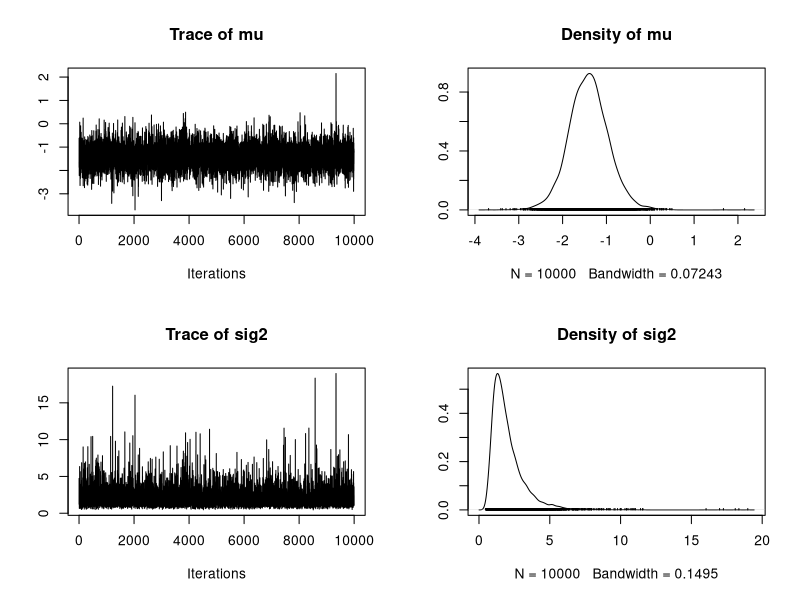
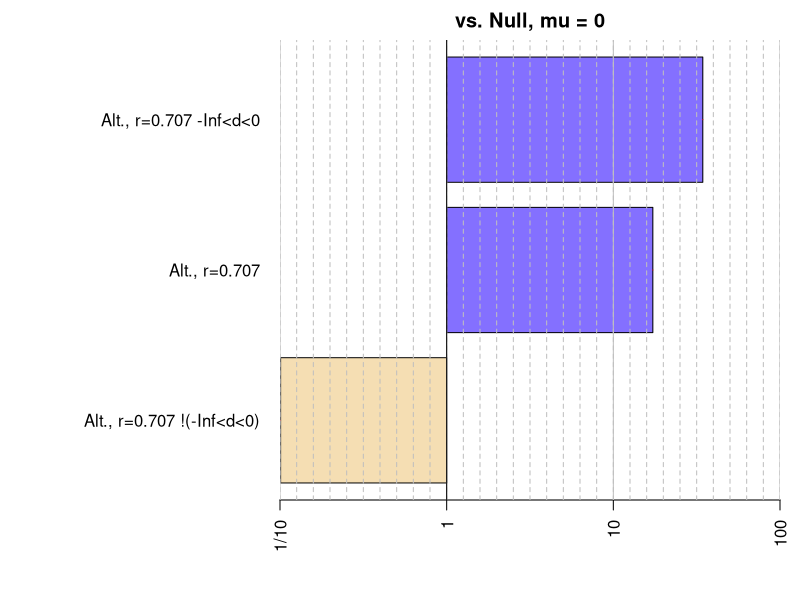
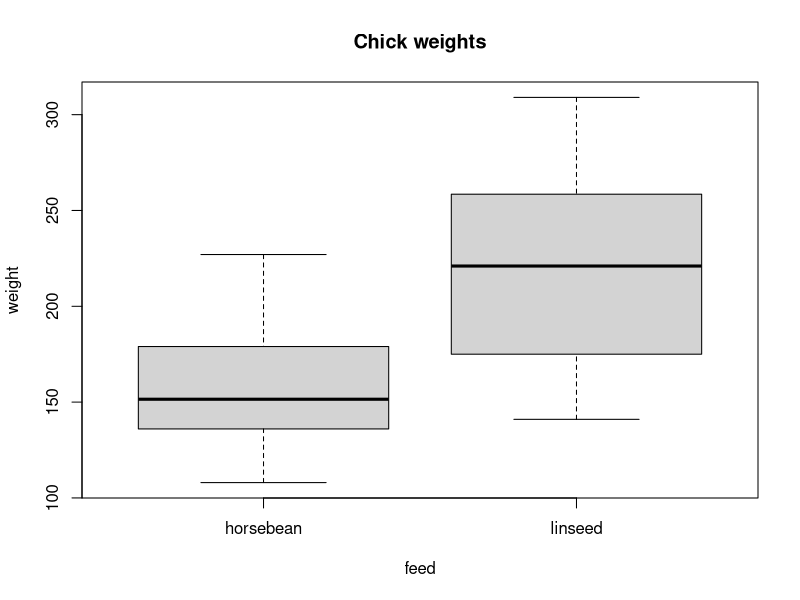
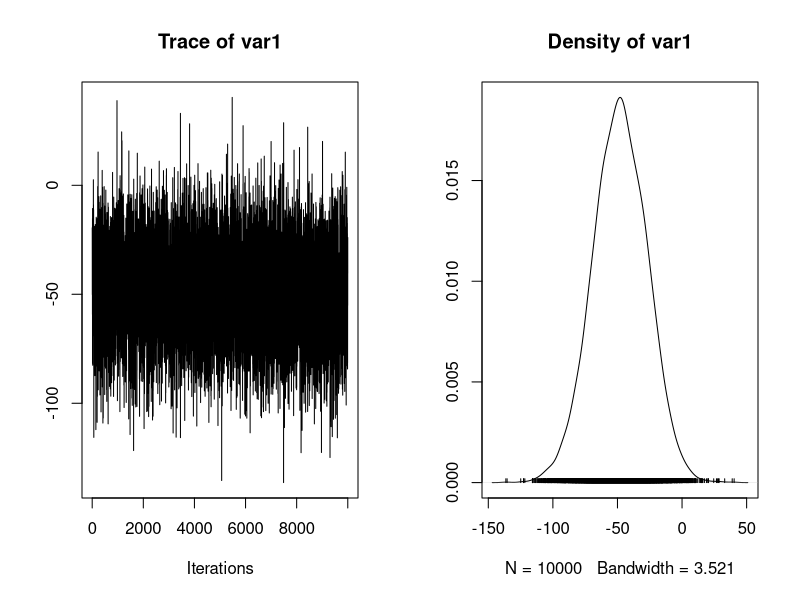
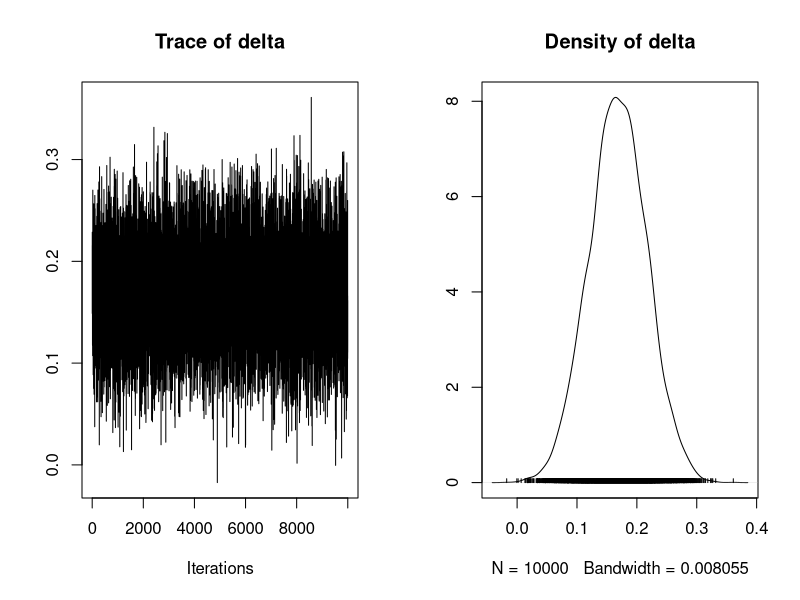
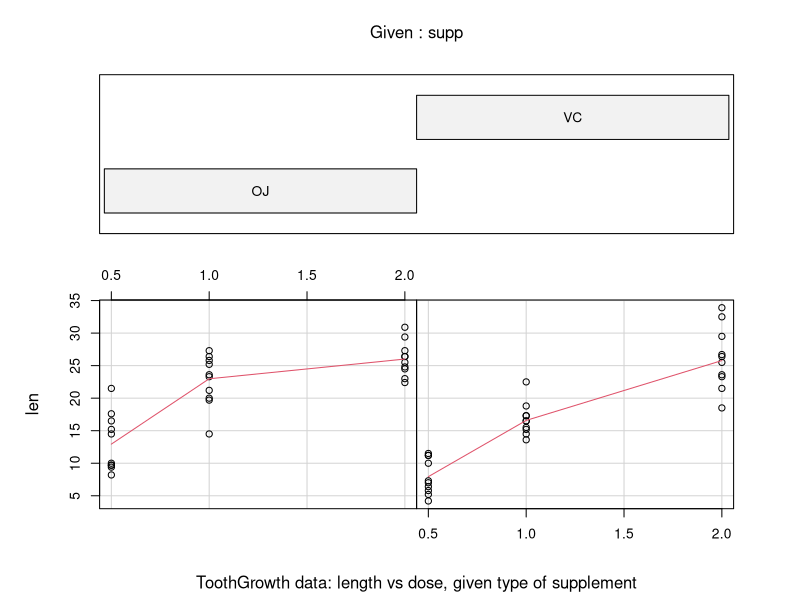
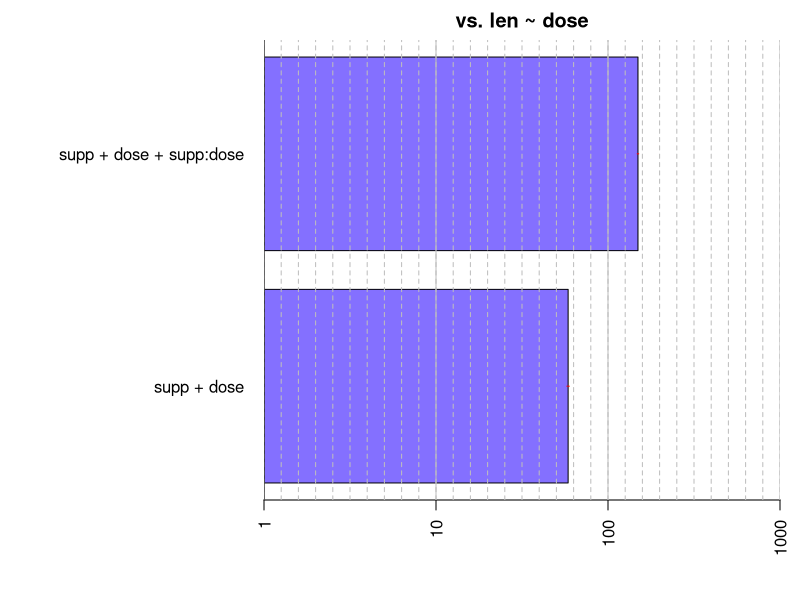
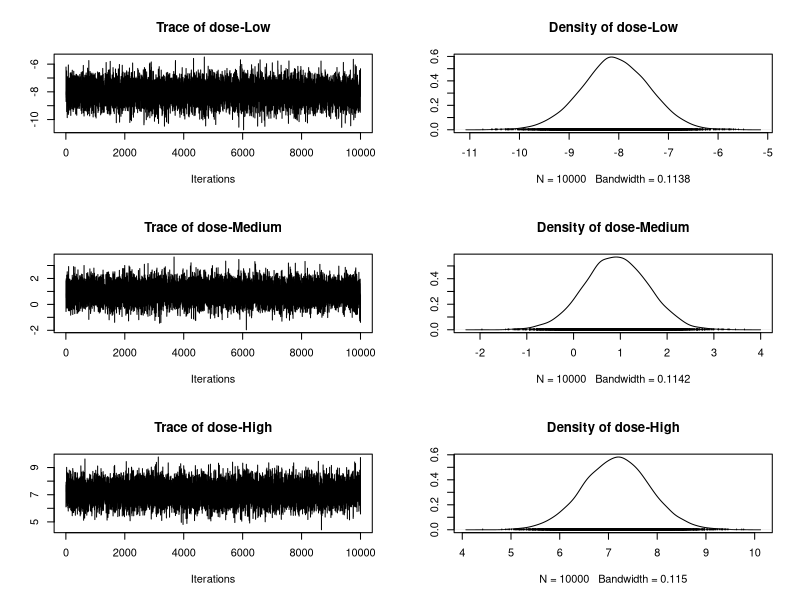

Generate these figures, in order, with R:
## ----echo=FALSE,message=FALSE,results='hide'----------------------------------
options(markdown.HTML.stylesheet = 'extra/manual.css')
library(knitr)
opts_chunk$set(dpi = 200, out.width = "67%") 
options(digits=3)
require(graphics)
set.seed(2)

## ----message=FALSE------------------------------------------------------------
library(BayesFactor)

## ----echo=FALSE,message=FALSE,results='hide'----------------------------------
options(BFprogress = FALSE)
bfversion = BFInfo()
session = sessionInfo()[[1]]
rversion = paste(session$version.string," on ",session$platform,sep="")

## ----onesampdata--------------------------------------------------------------
data(sleep)

## Compute difference scores
diffScores = sleep$extra[1:10] - sleep$extra[11:20]

## Traditional two-tailed t test
t.test(diffScores)

## ----onesampt-----------------------------------------------------------------
bf = ttestBF(x = diffScores)
## Equivalently:
## bf = ttestBF(x = sleep$extra[1:10],y=sleep$extra[11:20], paired=TRUE)
bf

## ----recip--------------------------------------------------------------------
1 / bf

## ----tsamp--------------------------------------------------------------------
chains = posterior(bf, iterations = 1000)
summary(chains)

## ----tsamplplot,fig.width=10,fig.cap=''---------------------------------------
chains2 = recompute(chains, iterations = 10000)
plot(chains2[,1:2])

## ----onesamptinterval---------------------------------------------------------
bfInterval = ttestBF(x = diffScores, nullInterval=c(-Inf,0))
bfInterval

## ----onesampledivide----------------------------------------------------------
bfInterval[1] / bfInterval[2]

## ----onesampcat---------------------------------------------------------------
allbf = c(bf, bfInterval)
allbf

## ----plotonesamp,fig.width=10,fig.height=5,fig.cap=''-------------------------
plot(allbf)

## ----onesamplist--------------------------------------------------------------
bfmat = allbf / allbf
bfmat

## ----onesamplist2-------------------------------------------------------------
bfmat[,2]
bfmat[1,]

## ----onesamplist3-------------------------------------------------------------
bfmat[,1:2]
t(bfmat[,1:2])

## ----twosampledata------------------------------------------------------------
data(chickwts)

## Restrict to two groups
chickwts = chickwts[chickwts$feed %in% c("horsebean","linseed"),]
## Drop unused factor levels
chickwts$feed = factor(chickwts$feed)

## Plot data
plot(weight ~  feed, data = chickwts, main = "Chick weights")

## -----------------------------------------------------------------------------
## traditional t test
t.test(weight ~ feed, data = chickwts, var.eq=TRUE)

## ----twosamplet---------------------------------------------------------------
## Compute Bayes factor
bf = ttestBF(formula = weight ~ feed, data = chickwts)
bf

## ----twosampletsamp,fig.width=10,fig.cap=''-----------------------------------
chains = posterior(bf, iterations = 10000)
plot(chains[,2])

## ----bemdata------------------------------------------------------------------
## Bem's t statistics from four selected experiments
t = c(-.15, 2.39, 2.42, 2.43)
N = c(100, 150, 97, 99)

## ----bemanalysis1-------------------------------------------------------------
bf = meta.ttestBF(t=t, n1=N, nullInterval=c(0,Inf), rscale=1)
bf

## ----bemposterior,fig.width=10,fig.cap=''-------------------------------------
## Do analysis again, without nullInterval restriction
bf = meta.ttestBF(t=t, n1=N, rscale=1)

## Obtain posterior samples
chains = posterior(bf, iterations = 10000)
plot(chains)

## ----fixeddata,fig.width=10,fig.height=5,fig.cap=''---------------------------
data(ToothGrowth)

## Example plot from ?ToothGrowth

coplot(len ~ dose | supp, data = ToothGrowth, panel = panel.smooth,
       xlab = "ToothGrowth data: length vs dose, given type of supplement")

## Treat dose as a factor
ToothGrowth$dose = factor(ToothGrowth$dose)
levels(ToothGrowth$dose) = c("Low", "Medium", "High")

summary(aov(len ~ supp*dose, data=ToothGrowth))

## -----------------------------------------------------------------------------
bf = anovaBF(len ~ supp*dose, data=ToothGrowth)
bf

## ----fixedbf,fig.width=10,fig.height=5,fig.cap=''-----------------------------
plot(bf[3:4] / bf[2])

## -----------------------------------------------------------------------------
bf = anovaBF(len ~ supp*dose, data=ToothGrowth, whichModels="top")
bf

## -----------------------------------------------------------------------------
bfMainEffects = lmBF(len ~ supp + dose, data = ToothGrowth)
bfInteraction = lmBF(len ~ supp + dose + supp:dose, data = ToothGrowth)
## Compare the two models
bf = bfInteraction / bfMainEffects
bf

## -----------------------------------------------------------------------------
newbf = recompute(bf, iterations = 500000)
newbf

## -----------------------------------------------------------------------------
## Sample from the posterior of the full model
chains = posterior(bfInteraction, iterations = 10000)
## 1:13 are the only "interesting" parameters
summary(chains[,1:13])

## -----------------------------------------------------------------------------
plot(chains[,4:6])

## -----------------------------------------------------------------------------
data(puzzles)

## ----puzzlesplot,fig.width=7,fig.height=5,echo=FALSE,fig.cap=''---------------
## plot the data
aovObj = aov(RT ~ shape*color + Error(ID/(shape*color)), data=puzzles)

matplot(t(matrix(puzzles$RT,12,4)),ty='b',pch=19,lwd=1,lty=1,col=rgb(0,0,0,.2), ylab="Completion time", xlab="Condition",xaxt='n')
axis(1,at=1:4,lab=c("round&mono","square&mono","round&color","square&color"))
mns = tapply(puzzles$RT,list(puzzles$color,puzzles$shape),mean)[c(2,4,1,3)]
points(1:4,mns,pch=22,col="red",bg=rgb(1,0,0,.6),cex=2)
# within-subject standard error, uses MSE from ANOVA
stderr = sqrt(sum(aovObj[[5]]$residuals^2)/11)/sqrt(12)
segments(1:4,mns + stderr,1:4,mns - stderr,col="red")

## -----------------------------------------------------------------------------
summary(aov(RT ~ shape*color + Error(ID/(shape*color)), data=puzzles))

## ----tidy=FALSE---------------------------------------------------------------
bf = anovaBF(RT ~ shape*color + ID, data = puzzles, 
             whichRandom="ID")

## -----------------------------------------------------------------------------
bf

## ----testplot,fig.width=10,fig.height=5,fig.cap=''----------------------------
plot(bf)

## -----------------------------------------------------------------------------
bfWithoutID = lmBF(RT ~ shape*color, data = puzzles)
bfWithoutID

## -----------------------------------------------------------------------------
bfOnlyID = lmBF(RT ~ ID, whichRandom="ID",data = puzzles)
bf2 = bfWithoutID / bfOnlyID
bf2

## -----------------------------------------------------------------------------
bfall = c(bf,bf2)

## -----------------------------------------------------------------------------
bf[4] / bf2

## ----regressData--------------------------------------------------------------
data(attitude)

## Traditional multiple regression analysis
lmObj = lm(rating ~ ., data = attitude)
summary(lmObj)

## ----regressAll---------------------------------------------------------------
bf = regressionBF(rating ~ ., data = attitude)
length(bf)

## ----regressSelect------------------------------------------------------------
## Choose a specific model
bf["privileges + learning + raises + critical + advance"]
## Best 6 models
head(bf, n=6)
## Worst 4 models
tail(bf, n=4)

## ----regressSelectwhichmax,eval=FALSE-----------------------------------------
# ## which model index is the best?
# which.max(bf)

## ----regressSelectwhichmaxFake,echo=FALSE-------------------------------------
## which model index is the best?
BayesFactor::which.max(bf)

## ----regressSelect2-----------------------------------------------------------

## Compare the 5 best models to the best
bf2 = head(bf) / max(bf)
bf2
plot(bf2)

## ----regresstop, fig.width=10, fig.height=5,fig.cap=''------------------------
bf = regressionBF(rating ~ ., data = attitude, whichModels = "top")
## The seventh model is the most complex
bf
plot(bf)

## ----regressbottom, fig.width=10, fig.height=5,fig.cap=''---------------------
bf = regressionBF(rating ~ ., data = attitude, whichModels = "bottom")
plot(bf)

## ----lmregress1---------------------------------------------------------------
complaintsOnlyBf = lmBF(rating ~ complaints, data = attitude) 
complaintsLearningBf = lmBF(rating ~ complaints + learning, data = attitude) 
## Compare the two models
complaintsOnlyBf / complaintsLearningBf

## ----lmposterior--------------------------------------------------------------
chains = posterior(complaintsLearningBf, iterations = 10000)
summary(chains)

## ----lmregressclassical-------------------------------------------------------
summary(lm(rating ~ complaints + learning, data = attitude))

## ----echo=FALSE,results='hide'------------------------------------------------
rm(ToothGrowth)

## ----GLMdata------------------------------------------------------------------
data(ToothGrowth)

# model log2 of dose instead of dose directly
ToothGrowth$dose = log2(ToothGrowth$dose)

# Classical analysis for comparison
lmToothGrowth <- lm(len ~ supp + dose + supp:dose, data=ToothGrowth)
summary(lmToothGrowth)

## ----GLMs---------------------------------------------------------------------
full <- lmBF(len ~ supp + dose + supp:dose, data=ToothGrowth)
noInteraction <- lmBF(len ~ supp + dose, data=ToothGrowth)
onlyDose <- lmBF(len ~ dose, data=ToothGrowth)
onlySupp <- lmBF(len ~ supp, data=ToothGrowth)

allBFs <- c(full, noInteraction, onlyDose, onlySupp)
allBFs

## ----GLMs2--------------------------------------------------------------------
full / noInteraction

## ----GLMposterior1------------------------------------------------------------
chainsFull <- posterior(full, iterations = 10000)

# summary of the "interesting" parameters
summary(chainsFull[,1:7])

## ----GLMposterior2,results='hide',echo=FALSE----------------------------------
chainsNoInt <- posterior(noInteraction, iterations = 10000)

## ----GLMplot,echo=FALSE,fig.width=10, fig.height=5,fig.cap=''-----------------
ToothGrowth$dose <- ToothGrowth$dose - mean(ToothGrowth$dose)

cmeans <- colMeans(chainsFull)[1:6]
ints <- cmeans[1] + c(-1, 1) * cmeans[2]
slps <- cmeans[4] + c(-1, 1) * cmeans[5]


par(cex=1.8, mfrow=c(1,2))
plot(len ~ dose, data=ToothGrowth, pch=as.integer(ToothGrowth$supp)+20, bg = rgb(as.integer(ToothGrowth$supp)-1,2-as.integer(ToothGrowth$supp),0,.5),col=NULL,xaxt="n",ylab="Tooth length",xlab="Vitamin C dose (mg)")
abline(a=ints[1],b=slps[1],col=2)
abline(a=ints[2],b=slps[2],col=3)

axis(1,at=-1:1,lab=2^(-1:1))

dataVC <- ToothGrowth[ToothGrowth$supp=="VC",]
dataOJ <- ToothGrowth[ToothGrowth$supp=="OJ",]
lmVC <- lm(len ~ dose, data=dataVC)
lmOJ <- lm(len ~ dose, data=dataOJ)
abline(lmVC,col=2,lty=2)
abline(lmOJ,col=3,lty=2)

mtext("Interaction",3,.1,adj=1,cex=1.3)


# Do single slope

cmeans <- colMeans(chainsNoInt)[1:4]
ints <- cmeans[1] + c(-1, 1) * cmeans[2]
slps <- cmeans[4] 


plot(len ~ dose, data=ToothGrowth, pch=as.integer(ToothGrowth$supp)+20, bg = rgb(as.integer(ToothGrowth$supp)-1,2-as.integer(ToothGrowth$supp),0,.5),col=NULL,xaxt="n",ylab="Tooth length",xlab="Vitamin C dose (mg)")
abline(a=ints[1],b=slps,col=2)
abline(a=ints[2],b=slps,col=3)

axis(1,at=-1:1,lab=2^(-1:1))

mtext("No interaction",3,.1,adj=1,cex=1.3)

## ----eval=FALSE---------------------------------------------------------------
# chainsNoInt <- posterior(noInteraction, iterations = 10000)
# 
# # summary of the "interesting" parameters
# summary(chainsNoInt[,1:5])

## ----echo=FALSE---------------------------------------------------------------
summary(chainsNoInt[,1:5])

## -----------------------------------------------------------------------------
ToothGrowth$doseAsFactor <- factor(ToothGrowth$dose)
levels(ToothGrowth$doseAsFactor) <- c(.5,1,2)

aovBFs <- anovaBF(len ~ doseAsFactor + supp + doseAsFactor:supp, data = ToothGrowth)

## -----------------------------------------------------------------------------
allBFs <- c(aovBFs, full, noInteraction, onlyDose)

## eliminate the supp-only model, since it performs so badly
allBFs <- allBFs[-1]

## Compare to best model
allBFs / max(allBFs)

## ----GLMplot2,echo=FALSE,fig.width=10, fig.height=5,fig.cap=''----------------
plot(allBFs / max(allBFs))

## -----------------------------------------------------------------------------
plot(Sepal.Width ~ Sepal.Length, data = iris)
abline(lm(Sepal.Width ~ Sepal.Length, data = iris), col = "red")

## -----------------------------------------------------------------------------
cor.test(y = iris$Sepal.Length, x = iris$Sepal.Width)

## -----------------------------------------------------------------------------
bf = correlationBF(y = iris$Sepal.Length, x = iris$Sepal.Width)
bf

## -----------------------------------------------------------------------------
samples = posterior(bf, iterations = 10000)

## -----------------------------------------------------------------------------
summary(samples)

## -----------------------------------------------------------------------------
plot(samples[,"rho"])

## ----propprior,echo=FALSE,fig.width=10, fig.height=5,fig.cap=''---------------
p0 = .5
rnames = c("medium","wide","ultrawide")
r = sapply(rnames,function(rname) BayesFactor:::rpriorValues("proptest",,rname))
leg_names = paste(rnames," (r=",round(r,3), ")", sep="")

omega = seq(-5,5,len=100)
pp = dlogis(omega,qlogis(p0),r[1])

plot(omega,pp, col="black", typ = 'l', lty=1, lwd=2, ylab="Prior density", xlab=expression(paste("True log odds ", omega)), yaxt='n')

pp = dlogis(omega,qlogis(p0),r[2])
lines(omega, pp, col = "red",lty=1, lwd=2)

pp = dlogis(omega,qlogis(p0),r[3])
lines(omega, pp, col = "blue",lty=1,lwd=2)

axis(3,at = -2:2 * 2, labels=round(plogis(-2:2*2),2))
mtext(expression(paste("True probability ", pi)),3,2,adj=.5)

legend(-5,.5,legend = leg_names, col=c("black","red","blue"), lwd=2,lty=1)

## -----------------------------------------------------------------------------
bf = proportionBF( 682, 682 + 243, p = 3/4)
1 / bf

## -----------------------------------------------------------------------------
binom.test(682, 682 + 243, p = 3/4)

## ----proppost,fig.width=10, fig.height=5,fig.cap=''---------------------------
chains = posterior(bf, iterations = 10000)
plot(chains[,"p"], main = "Posterior of true probability\nof 'giant' progeny")

## ----results='asis', echo=FALSE-----------------------------------------------
data(raceDolls)
kable(raceDolls)

## -----------------------------------------------------------------------------
bf = contingencyTableBF(raceDolls, sampleType = "indepMulti", fixedMargin = "cols")
bf

## -----------------------------------------------------------------------------
chisq.test(raceDolls)

## -----------------------------------------------------------------------------
chains = posterior(bf, iterations = 10000)

## -----------------------------------------------------------------------------
sameRaceGivenWhite = chains[,"pi[1,1]"] / chains[,"pi[*,1]"]
sameRaceGivenBlack = chains[,"pi[1,2]"] / chains[,"pi[*,2]"]


## ----ctablechains,fig.width=10, fig.height=5,fig.cap=''-----------------------
plot(mcmc(sameRaceGivenWhite - sameRaceGivenBlack), main = "Increase in probability of child picking\nsame race doll (white - black)")

## -----------------------------------------------------------------------------
data(puzzles)

puzzleGenBF <- generalTestBF(RT ~ shape + color + shape:color + ID, data=puzzles, whichRandom="ID")

puzzleGenBF

## -----------------------------------------------------------------------------
puzzleGenBF <- generalTestBF(RT ~ shape + color + shape:color + ID, data=puzzles, whichRandom="ID", neverExclude="ID")

puzzleGenBF

## -----------------------------------------------------------------------------
puzzleGenBF <- generalTestBF(RT ~ shape + color + shape:color + shape:ID + ID, data=puzzles, whichRandom="ID", neverExclude="ID")

puzzleGenBF

## -----------------------------------------------------------------------------
puzzleGenBF <- generalTestBF(RT ~ shape + color + shape:color + shape:ID + ID, data=puzzles, whichRandom="ID", neverExclude="^ID$")

puzzleGenBF

## -----------------------------------------------------------------------------
puzzleCullBF <- generalTestBF(RT ~ shape + color + shape:color + ID, data=puzzles, whichRandom="ID", noSample=TRUE,whichModels='all')

puzzleCullBF

## -----------------------------------------------------------------------------
missing = puzzleCullBF[ is.na(puzzleCullBF) ]
done = puzzleCullBF[ !is.na(puzzleCullBF) ]

missing

## -----------------------------------------------------------------------------
# get the names of the numerator models
missingModels = names(missing)$numerator

# search them to see if they contain "shape" or "color" - 
# results are logical vectors
containsShape = grepl("shape",missingModels)
containsColor = grepl("color",missingModels)

# anything that does not contain "shape" and "color"
containsOnlyOne = !(containsShape & containsColor)

# restrict missing to only those of interest
missingOfInterest = missing[containsOnlyOne]

missingOfInterest

## -----------------------------------------------------------------------------
# recompute the Bayes factors for the missing models of interest
sampledBayesFactors = recompute(missingOfInterest)

sampledBayesFactors

# Add them together with our other Bayes factors, already computed:
completeBayesFactors = c(done, sampledBayesFactors)

completeBayesFactors

## -----------------------------------------------------------------------------
data(puzzles)

# Get MCMC chains corresponding to "full" model
# We prevent sampling so we can see the parameter names
# iterations argument is necessary, but not used
fullModel = lmBF(RT ~ shape + color + shape:color + ID, data = puzzles, noSample=TRUE, posterior = TRUE, iterations=3)

fullModel

## -----------------------------------------------------------------------------
fullModelFiltered = lmBF(RT ~ shape + color + shape:color + ID, data = puzzles, noSample=TRUE, posterior = TRUE, iterations=3,columnFilter="ID")

fullModelFiltered

## -----------------------------------------------------------------------------
# Sample 10000 iterations, eliminating ID columns
chains = lmBF(RT ~ shape + color + shape:color + ID, data = puzzles, posterior = TRUE, iterations=10000,columnFilter="ID")

## ----acfplot,fig.width=10,fig.height=5,echo=FALSE,fig.cap=''------------------
par(mfrow=c(1,2))
plot(as.vector(chains[1:1000,"shape-round"]),type="l",xlab="Iterations",ylab="parameter shape-round")
acf(chains[,"shape-round"])

## -----------------------------------------------------------------------------
chainsThinned = recompute(chains, iterations=20000, thin=2)

# check size of MCMC chain
dim(chainsThinned)

## ----acfplot2,fig.width=10,fig.height=5,echo=FALSE,fig.cap=''-----------------
par(mfrow=c(1,2))
plot(as.vector(chainsThinned[1:1000,"shape-round"]),type="l",xlab="Iterations",ylab="parameter shape-round")
acf(chainsThinned[,"shape-round"])

## ----tidy=FALSE---------------------------------------------------------------
newprior.bf = anovaBF(RT ~ shape + color + shape:color + ID, data = puzzles,
                           whichRandom = "ID",rscaleEffects = c( color = 1 ))

newprior.bf
